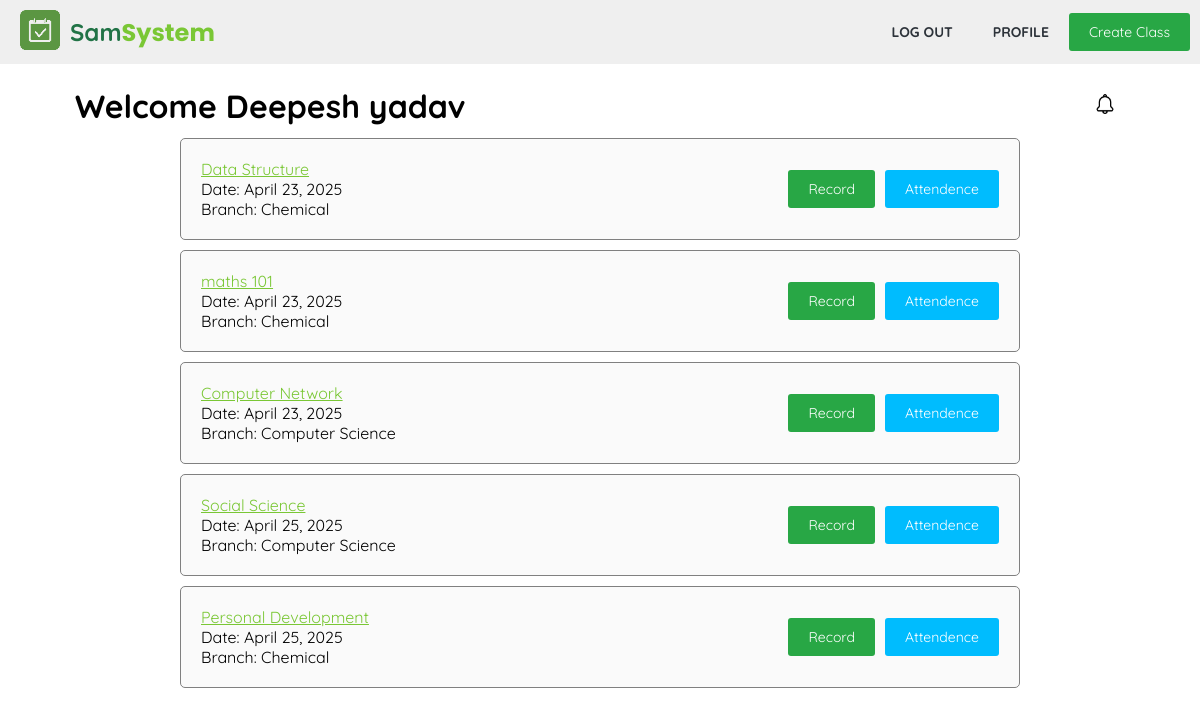
The app's page /teacher/dashboard.php (signed in) with its own data.
### tables this page shows
CREATE TABLE `class` (
  `id` int(11) NOT NULL,
  `name` varchar(100) DEFAULT NULL,
  `description` text DEFAULT NULL,
  `teacher_id` int(11) DEFAULT NULL,
  `date_created` datetime DEFAULT current_timestamp(),
  `branch` int(11) DEFAULT NULL
);

CREATE TABLE `branch` (
  `id` int(11) NOT NULL,
  `full_name` varchar(100) NOT NULL,
  `initials` varchar(10) NOT NULL
);

### teacher/dashboard.php (the view, shortened to what this page needs)
<?php
require '../utils.php';
function getBranchName($id, $conn)
{
	$stmt = $conn->prepare("SELECT full_name FROM branch WHERE id = ?");
	$stmt->bind_param("i", $id);
	$stmt->execute();
	$stmt->bind_result($result);
	if ($stmt->fetch()) {
		return $result;
	} else {
		$stmt->close();
		return null;
	}
}
?>
<!DOCTYPE html>
<html lang="en">
<head>
	<link rel="stylesheet" href="../css/util.css">
	<link rel="stylesheet" href="../css/style.css">
</head>
<body>
	<?php require '..\components\nav_sm.php'; ?>
	<div class="container mt20">
		<div class="d-fcc jc-sb">
			<h1>Welcome <?= $_SESSION['name']?></h1>
			<div class="icon-wrapper">
				<img src="/attendence/img/notification.png" alt="notifications" class="icon " id="notification-btn">
			</div>
		</div>
		<?php
		$teacher_id = $_SESSION['user_id'];
		$result = $conn->query("SELECT * FROM class WHERE teacher_id = $teacher_id");
		while($row = $result->fetch_assoc()){
			echo "<div class='user-row'>
			<div class='user-row-left'>
			<a class='link td-u' href='/attendence/teacher/class.php?id=". $row['id']. " '>" . $row['name'] . "</a>
			<p>Date: ".   (new DateTime($row["date_created"]))->format('F j, Y') . " </p>
			<p>Branch: " . getBranchName($row['branch'], $conn) . "</p>
			</div>
			<div class='user-row-right'>
			<a class='btn' href='class_report.php?id=".  $row["id"] ." '>Record</a>
			<a class='btn btn-s' href='take_attendence.php?id=".  $row["id"] ." '>Attendence</a>
			</div>
			</div>";
		}
		?>
	</div>
</body>
</html>

### css/util.css (style rules this page uses)
:root { --color-primary: #217346; --color-primary-light: #7ac735; --color-accent: #ff9900; --color-background: #fafafa; --color-text-dark: #2d333a; --color-highlight: #FFF9C4; --color-info: #00bcfe; --color-info-dark: #0095c7; --color-light-blue: #eaf4ff; --color-green: #28a745; --color-red: #dc3545; --color-green-dark:#218838; --color-red-dark: #c82333; }
.d-fcc { display: flex; justify-content: center; align-items: center; }
a { text-decoration: none; color:var(--color-text-dark) ; }
.mt20 { margin-top: 20px !important; }
.jc-sb { justify-content: space-between; }
.btn { padding: 10px 20px; font-weight: normal; background: var(--color-green); border-radius: 3px; color: white; text-align: center; cursor: pointer; transition: all 0.5s ease-out; outline: none; border: none; font-size: 14px; }
.btn-s { background: var(--color-info); }
.td-u { text-decoration: underline !important; }

### css/style.css (style rules this page uses)
* { margin: 0; padding: 0; font-family: "Quicksand", sans-serif; box-sizing: border-box; }
.link { color: var(--color-primary-light); text-decoration: none; }
.user-row { display: flex; justify-content: space-between; align-items: center; width: 80%; background: var(--color-background); padding: 20px; border-radius: 5px; border: 1px solid grey; margin: 10px auto; }
.user-row-right { display: flex; justify-content: center; align-items: center; gap: 10px; }
.container { max-width: 1050px; margin: auto auto; }
.icon { width: 40px; padding: 10px; }
.icon-wrapper { position: relative; }

### records on screen
class: name "Data Structure", date_created "April 23, 2025", branch.full_name "Chemical"
class: name "maths 101", date_created "April 23, 2025", branch.full_name "Chemical"
class: name "Computer Network", date_created "April 23, 2025", branch.full_name "Computer Science"
class: name "Social Science", date_created "April 25, 2025", branch.full_name "Computer Science"
class: name "Personal Development", date_created "April 25, 2025", branch.full_name "Chemical"

### other values on screen
$_SESSION['name'] "Deepesh yadav"
